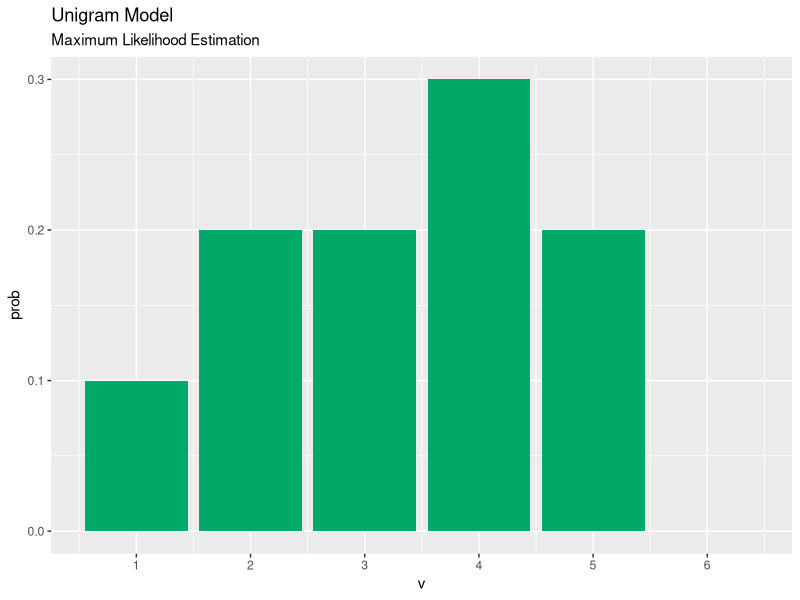
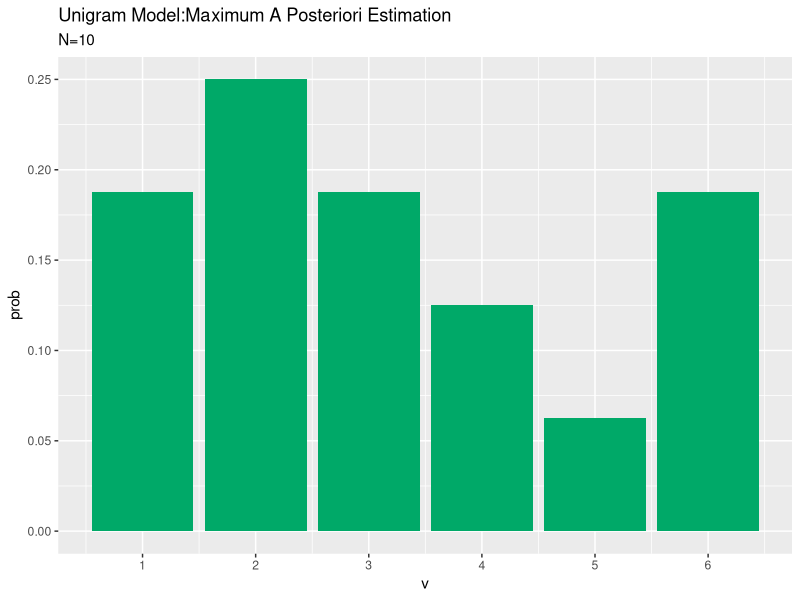
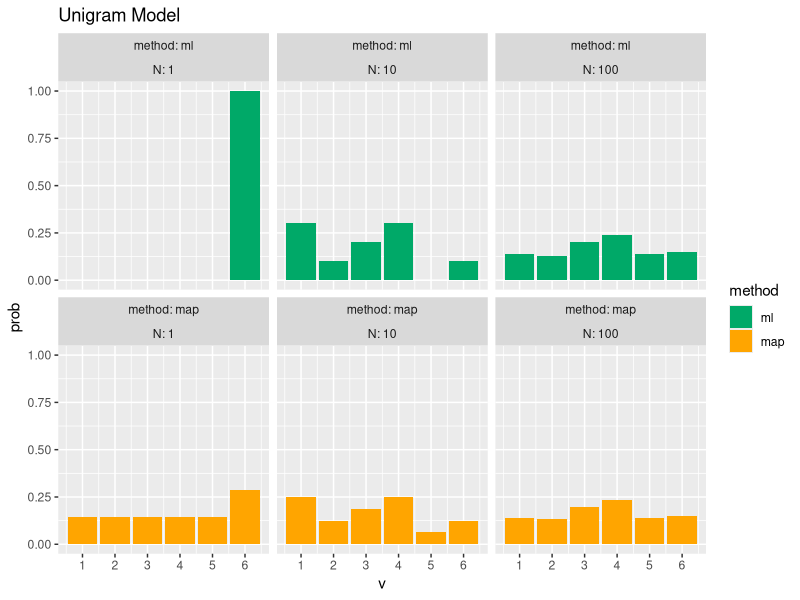
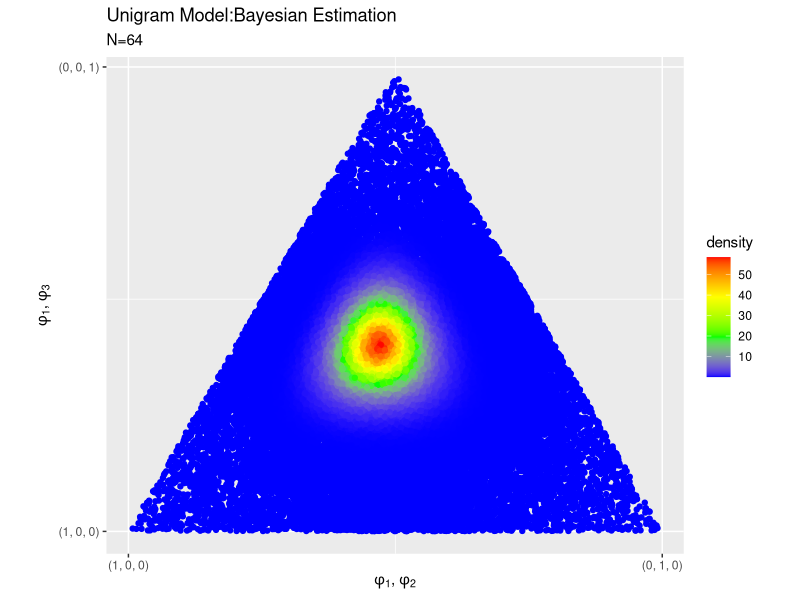
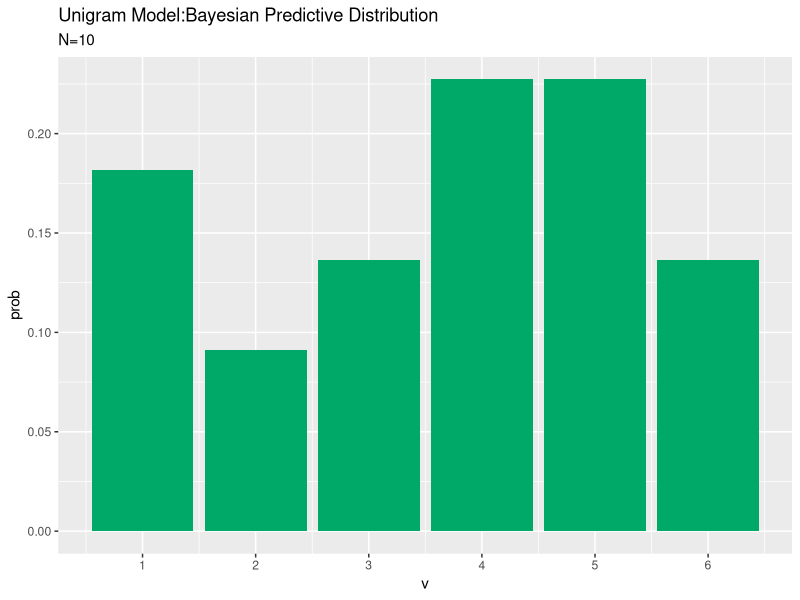
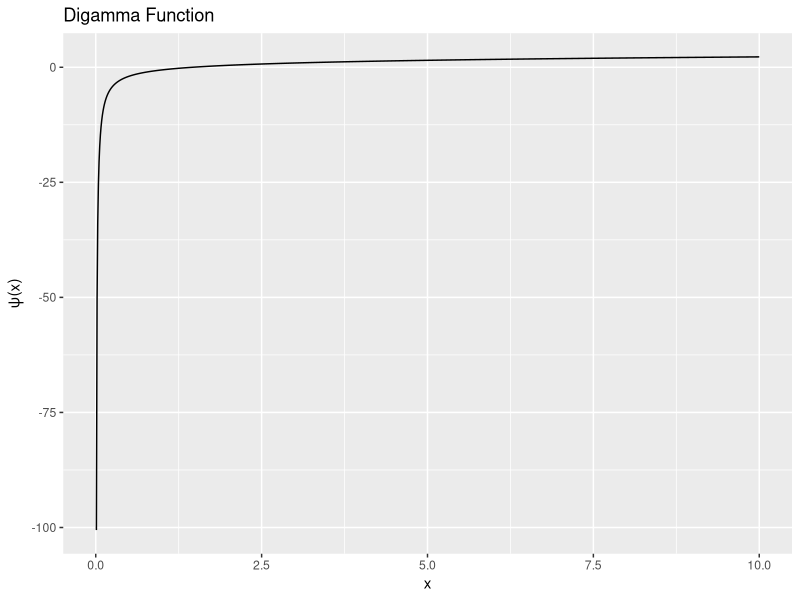
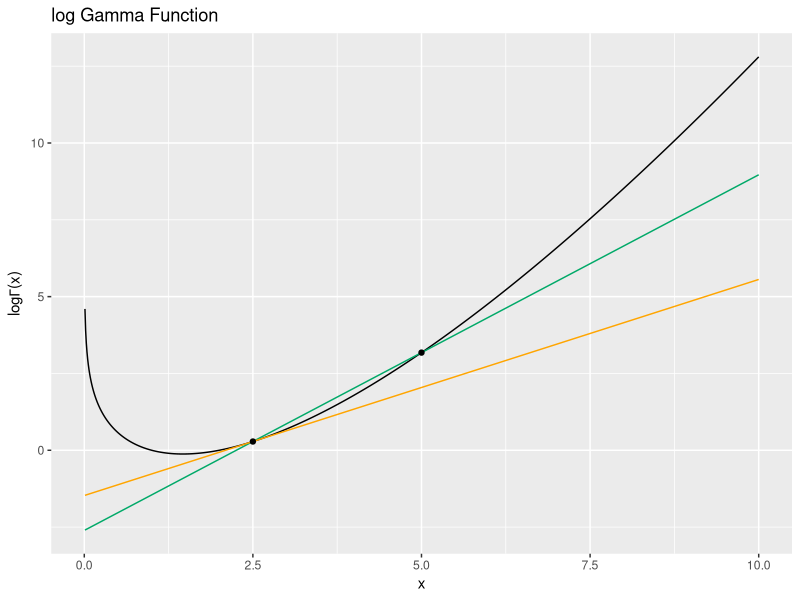

Recreate these plots in R, in order.

# ch2.3 最尤推定 ----------------------------------------------------------------

# 利用パッケージ
library(tidyverse)


# 単語数(サイコロを振る回数)を指定
N_d <- 10

# 語彙数(サイコロの目の数)を指定
V = 6

# 真の単語分布(カテゴリ分布のパラメータ)を指定
phi_turth <- rep(1, V) / V
sum(phi_turth)

# 文書を生成(サイコロを振る)
w_dn <- sample(x = 1:V, size = N_d, replace = TRUE, prob = phi_turth)
w_dn

# 各語彙の出現回数を集計
doc_df1 <- tibble(v = w_dn) %>% 
  group_by(v) %>% # 出目でグループ化
  summarise(N_v = n()) # 出目ごとにカウント

# 出ない目があったとき用の対策
doc_df2 <- tibble(v = 1:V) %>% # 1からVまでの受け皿(行)を作成
  left_join(doc_df1, by = "v") %>% # 結合
  mutate(N_v = replace_na(N_v, 0)) # NAを0に置換

# 最尤推定
ml_df <- doc_df2 %>% 
  mutate(prob = N_v / sum(N_v)) # 式(4.2)

# 作図
ggplot(ml_df, aes(x = v, y = prob)) + # データ
  geom_bar(stat = "identity", fill = "#00A968") + # 棒グラフ
  scale_x_continuous(breaks = 1:V, labels = 1:V) + # 軸目盛
  labs(title = "Unigram Model", 
       subtitle = "Maximum Likelihood Estimation", 
       y = "prob") # ラベル


# ch2.4 MAP推定 --------------------------------------------------------------

# 利用パッケージ
library(tidyverse)


# 単語数(サイコロを振る回数)を指定
N_d <- 10

# 語彙数(サイコロの目の数)を指定
V = 6

# 真の単語分布(カテゴリ分布のパラメータ)を指定
phi_turth <- rep(1, V) / V
sum(phi_turth)

# 単語分布のパラメータを指定
beta <- 2

# 文書を生成(サイコロを振る)
w_dn <- sample(x = 1:V, size = N_d, replace = TRUE, prob = phi_turth)
w_dn

# 各語彙の出現回数を集計
doc_df1 <- tibble(v = w_dn) %>% 
  group_by(v) %>% # 出目でグループ化
  summarise(N_v = n()) # 出目ごとにカウント

# 出ない目があったとき用の対策
doc_df2 <- tibble(v = 1:V) %>% # 1からVまでの受け皿(行)を作成
  left_join(doc_df1, by = "v") %>% # 結合
  mutate(N_v = replace_na(N_v, 0)) # NAを0に置換


# MAP推定
map_df <- doc_df2 %>% 
  mutate(prob = (N_v + beta - 1) / (sum(N_v) + (beta - 1) * V))

# 作図
ggplot(map_df, aes(x = v, y = prob)) + # データ
  geom_bar(stat = "identity", fill = "#00A968") + # 棒グラフ
  scale_x_continuous(breaks = 1:V, labels = 1:V) + # 軸目盛
  labs(title = "Unigram Model:Maximum A Posteriori Estimation", 
       subtitle = paste0("N=", N_d)) # ラベル


# 最尤推定とMAP推定の比較 -----------------------------------------------------------

# 単語数を指定
N_d_vec <- c(1, 10, 100)

# パラメータ生成
res_df <- tibble()
for(i in seq_along(N_d_vec)){
  
  # 文書を生成
  doc_df <- tibble(
    v = sample(x = 1:V, size = N_d_vec[i], replace = TRUE, prob = phi_turth) # 単語を生成
  ) %>% 
    group_by(v) %>% # 語彙ごとにグループ化
    summarise(N_v = n()) %>% # 各語彙の出現回数を集計
    right_join(
      tibble(
        v = 1:V, 
        N = as.factor(N_d_vec[i]) # 作図用のラベル
      ), 
      by = "v"
    ) %>% # 結合
    mutate(N_v = replace_na(N_v, 0)) # NAを0に置換
  
  # 推定
  tmp_df <- doc_df %>% 
    mutate(ml = N_v / sum(N_v)) %>% # 最尤推定:式(2.3)
    mutate(map = (N_v + beta - 1) / (sum(N_v) + (beta - 1) * V)) # MAP推定
  
  # 推定結果を結合
  res_df <- rbind(res_df, tmp_df)
}

# wide型データフレームをlong型に変換
res_df_long <- pivot_longer(
  res_df, 
  cols = c(ml, map), # 変換する列を指定
  names_to = "method", # 現列名を値として格納する列名
  names_ptypes = list(method = factor()), # 現列名を値とする際の型を指定
  values_to = "prob" # 現セルの値を格納する列前
)

# 作図
ggplot(res_df_long, aes(x = v, y = prob, fill = method)) + # データの設定
  geom_bar(stat = "identity") + # 棒グラフ
  facet_wrap(method ~ N, nrow = 2, labeller = label_both) + # グラフの分割
  #facet_wrap(N ~ method, ncol = 2, labeller = label_both) + # グラフの分割
  scale_x_continuous(breaks = 1:V, labels = 1:V) + # 軸目盛
  scale_fill_manual(values = c("#00A968", "Orange")) + # 塗りつぶし色
  labs(title = "Unigram Model") # ラベル
  

# ch2.5 ベイズ推定 -----------------------------------------------------------------

# 利用パッケージ
library(tidyverse)


# 単語数(サイコロを振る回数)を指定
N_d <- 64

# 語彙数(サイコロの目の数):(V=3)
V = 3

# 真の単語分布(カテゴリ分布のパラメータ)を指定
phi_turth <- rep(1, V) / V
sum(phi_turth)

# 単語分布のパラメータを指定
beta <- 2

# 文書を生成(サイコロを振る)
w_dn <- sample(x = 1:V, size = N_d, replace = TRUE, prob = phi_turth)
w_dn

# 各語彙の出現回数を集計
doc_df1 <- tibble(v = w_dn) %>% 
  group_by(v) %>% # 出目でグループ化
  summarise(N_v = n()) # 出目ごとにカウント

# 出ない目があったとき用の対策
doc_df2 <- tibble(v = 1:V) %>% # 1からVまでの受け皿(行)を作成
  left_join(doc_df1, by = "v") %>% # 結合
  mutate(N_v = replace_na(N_v, 0)) # NAを0に置換


# 値をランダムに生成
phi_mat <- seq(0.001, 1, 0.001) %>% 
  sample(size = 120000, replace = TRUE) %>% 
  matrix(ncol = 3)

# 正規化
phi_mat <- phi_mat / rowSums(phi_mat)

# ベイズ推定
bayes_df <- tibble(
  x = phi_mat[, 2] + (phi_mat[, 3] / 2), # 三角座標に変換
  y = sqrt(3) * (phi_mat[, 3] / 2), # 三角座標に変換
  nmlz_term = lgamma(sum(doc_df2[["N_v"]]) + beta * V) - sum(lgamma(doc_df2[["N_v"]] + beta)), # 
  density = exp(nmlz_term + colSums((doc_df2[["N_v"]] + beta - 1) * log(t(phi_mat)))) # 正規化項
)

# 作図
ggplot(bayes_df, aes(x = x, y = y, color = density)) + # データ
  geom_point() + # 散布図
  scale_color_gradientn(colors = c("blue", "green", "yellow", "red")) +  # 色
  scale_x_continuous(breaks = c(0, 1), labels = c("(1, 0, 0)", "(0, 1, 0)")) + # x軸目盛
  scale_y_continuous(breaks = c(0, 0.87), labels = c("(1, 0, 0)", "(0, 0, 1)")) + # y軸目盛
  coord_fixed(ratio = 1) + # 縦横の比率
  labs(title = "Unigram Model:Bayesian Estimation", 
       subtitle = paste0("N=", N_d), 
       x = expression(paste(phi[1], ", ", phi[2], sep = "")), 
       y = expression(paste(phi[1], ", ", phi[3], sep = ""))) # ラベル


# ch2.6 ベイズ予測分布 --------------------------------------------------------------

# 利用パッケージ
library(tidyverse)


# 単語数(サイコロを振る回数)を指定
N_d <- 10

# 語彙数(サイコロの目の数)
V = 6

# 真の単語分布(カテゴリ分布のパラメータ)を指定
phi_turth <- rep(1, V) / V
sum(phi_turth)

# 単語分布のパラメータを指定
beta <- 2

# 文書を生成(サイコロを振る)
w_dn <- sample(x = 1:V, size = N_d, replace = TRUE, prob = phi_turth)
w_dn

# 各語彙の出現回数を集計
doc_df1 <- tibble(v = w_dn) %>% 
  group_by(v) %>% # 出目でグループ化
  summarise(N_v = n()) # 出目ごとにカウント

# 出ない目があったとき用の対策
doc_df2 <- tibble(v = 1:V) %>% # 1からVまでの受け皿(行)を作成
  left_join(doc_df1, by = "v") %>% # 結合
  mutate(N_v = replace_na(N_v, 0)) # NAを0に置換

# ベイズ予測分布を計算
predict_df <- doc_df2 %>% 
  mutate(prob = (N_v + beta) / sum(N_v + beta)) # 確率

# 作図
ggplot(predict_df, aes(x = v, y = prob)) + # データ
  geom_bar(stat = "identity", fill = "#00A968") + # 棒グラフ
  scale_x_continuous(breaks = 1:V, labels = 1:V) + # 軸目盛
  labs(title = "Unigram Model:Bayesian Predictive Distribution", 
       subtitle = paste0("N=", N_d)) # ラベル


# ch2.7 ハイパーパラメータ推定 --------------------------------------------------------------

# 不動点反復法 ------------------------------------------------------------------

# ディガンマ関数 -----------------------------------------------------------------

# 利用パッケージ
library(tidyverse)


# 作図範囲を指定
x_plot <- seq(0.01, 10, 0.01)


# ディガンマ関数の曲線
digamma_df <- tibble(
  x = x_plot, 
  y = digamma(x)
)

# 作図
ggplot(digamma_df, aes(x = x, y = y)) + 
  geom_line() + 
  labs(title = "Digamma Function", 
       y = expression(paste(psi, "(x)", sep = ""))) # ラベル


# ディガンマ関数の性質 --------------------------------------------------------------

# 対数をとったガンマ関数の曲線
log_gamma_df <- tibble(
  x = x_plot, # 作図用のxの値
  y = lgamma(x) # 対数をとったガンマ関数の値
)

# 曲線上の2点を指定
point_df <- tibble(
  x = c(2.5, 5), # 2点のx軸の値を指定
  y = lgamma(x)
)

# 曲線上の2点を結ぶ直線
a_line <- (lgamma(point_df[["x"]][2]) - lgamma(point_df[["x"]][1])) / (point_df[["x"]][2] - point_df[["x"]][1]) # 傾き
b_line <- point_df[["y"]][1] - a_line * point_df[["x"]][1] # 切片
straight_line_df <- tibble(
  x = x_plot, 
  y = a_line * x + b_line
)

# 接線
b_tangent <- point_df[["y"]][1] - digamma(point_df[["x"]][1]) * point_df[["x"]][1] # 切片
tangent_df <- tibble(
  x = x_plot, 
  y = digamma(point_df[["x"]][1]) * x + b_tangent
)


# 作図
ggplot() + 
  geom_line(data = log_gamma_df, mapping = aes(x = x, y = y)) + # 対数をとったガンマ関数の曲線
  geom_line(data = straight_line_df, mapping = aes(x = x, y = y), color = "#00A968") + # 曲線上の2点を結ぶ直線
  geom_line(data = tangent_df, mapping = aes(x = x, y = y), color = "Orange") + # 接線
  geom_point(data = point_df, mapping = aes(x = x, y = y)) +  # 曲線上の2点
  labs(title = "log Gamma Function", 
       y = expression(paste(log, Gamma, "(x)", sep = ""))) # ラベル

